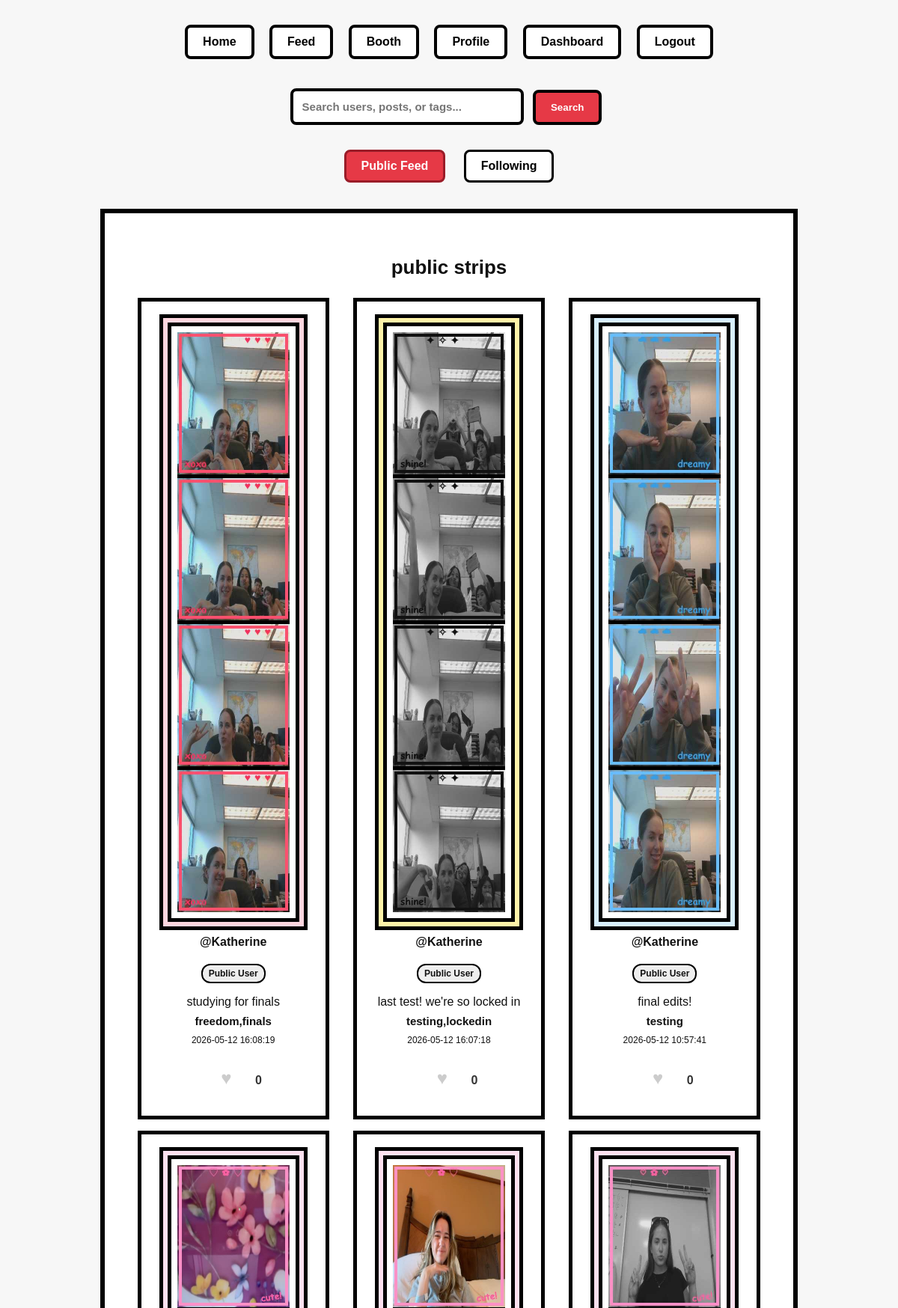
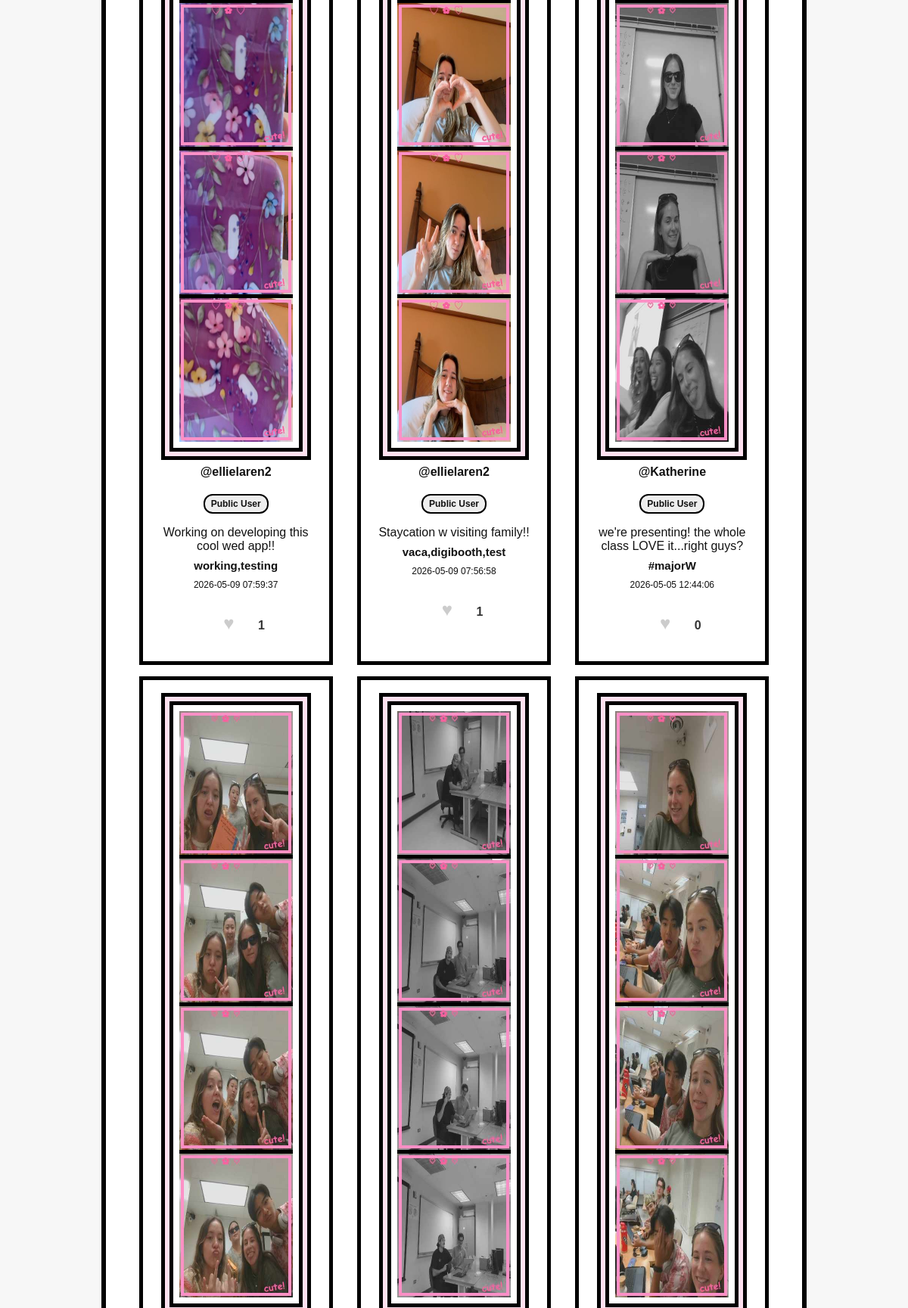
/feed (signed in, upper part), run on the app's committed database (2 pictures, top to bottom).
### tables this page shows
CREATE TABLE posts (
           id INTEGER PRIMARY KEY AUTOINCREMENT,
           username TEXT NOT NULL,
           image_filenames TEXT NOT NULL,  -- JSON string
           filter_choice TEXT,
           frame_choice TEXT,
           layout_choice TEXT,
           caption TEXT,
           tags TEXT,
           timestamp TEXT NOT NULL
       , privacy TEXT DEFAULT 'public');

### app.py (the view, shortened to what this page needs)
@app.route("/feed")
def feed():
    if "username" not in session:
        return redirect("/signin")
    current_user = session["username"]
    search_query = request.args.get("q", "").strip().lower()
    view = request.args.get("view", "public")
    conn = get_db_connection()
    current_user_row = conn.execute(
        "SELECT user_type FROM users WHERE username = ?",
        (current_user,)
    ).fetchone()
    current_user_type = current_user_row["user_type"] if current_user_row else "public"
    current_is_uh = current_user_type == "uh"
    session["user_type"] = current_user_type
    if view == "following":
        followed_users = conn.execute(
            "SELECT followed_username FROM follows WHERE follower_username = ?",
            (current_user,)
        ).fetchall()
        followed_usernames = [row["followed_username"] for row in followed_users]
        followed_usernames.append(current_user)
        placeholders = ",".join("?" * len(followed_usernames))
        if current_is_uh:
            posts_rows = conn.execute(
                f"""
                SELECT posts.*, users.user_type
                FROM posts
                JOIN users ON posts.username = users.username
                WHERE posts.username IN ({placeholders})
                AND posts.privacy IN ('public', 'university')
                ORDER BY posts.timestamp DESC
                """,
                followed_usernames
            ).fetchall()
        else:
            posts_rows = conn.execute(
                f"""
                SELECT posts.*, users.user_type
                FROM posts
                JOIN users ON posts.username = users.username
                WHERE posts.username IN ({placeholders})
                AND posts.privacy = 'public'
                ORDER BY posts.timestamp DESC
                """,
                followed_usernames
            ).fetchall()
    else:
        view = "public"
        posts_rows = conn.execute(
            """
            SELECT posts.*, users.user_type
            FROM posts
            JOIN users ON posts.username = users.username
            WHERE posts.privacy = 'public'
            ORDER BY posts.timestamp DESC
            """
        ).fetchall()
    posts = []
    for row in posts_rows:
        post = dict(row)
        post["image_filenames"] = json.loads(post["image_filenames"])
        like_count = conn.execute(
            "SELECT COUNT(*) as count FROM likes WHERE post_id = ?",
            (post["id"],)
        ).fetchone()["count"]
        user_liked = conn.execute(
            "SELECT 1 FROM likes WHERE post_id = ? AND username = ?",
            (post["id"], current_user)
        ).fetchone() is not None
        post["like_count"] = like_count
        post["user_liked"] = user_liked
        posts.append(post)
    if search_query:
        filtered_posts = []
        for post in posts:
            username = post.get("username", "").lower()
            caption = post.get("caption", "").lower()
            tags = post.get("tags", "").lower()
            if search_query in username or search_query in caption or search_query in tags:
                filtered_posts.append(post)
        user_rows = conn.execute(
            """
            SELECT username, name, bio, profile_image, user_type
            FROM users
            WHERE username LIKE ? OR name LIKE ? OR bio LIKE ?
            """,
            (f"%{search_query}%", f"%{search_query}%", f"%{search_query}%")
        ).fetchall()
        users = []
        for row in user_rows:
            user = dict(row)
            follower_count = conn.execute(
                "SELECT COUNT(*) as count FROM follows WHERE followed_username = ?",
                (user["username"],)
            ).fetchone()["count"]
            following_count = conn.execute(
                "SELECT COUNT(*) as count FROM follows WHERE follower_username = ?",
                (user["username"],)
            ).fetchone()["count"]
            is_following = False
            if current_user != user["username"]:
                is_following = conn.execute(
                    """
                    SELECT 1 FROM follows
                    WHERE follower_username = ? AND followed_username = ?
                    """,
                    (current_user, user["username"])
                ).fetchone() is not None
            user["follower_count"] = follower_count
            user["following_count"] = following_count
            user["is_following"] = is_following
            users.append(user)
        posts = filtered_posts
    else:
        users = []
    conn.close()
    return render_template(
        "feed.html",
        username=session["username"],
        posts=posts,
        users=users,
        search_query=search_query,
        view=view,
        current_is_uh=current_is_uh,
        error=None
    )

### app.py (called while the page is built)
def get_db_connection():
    conn = sqlite3.connect(DATABASE)
    conn.row_factory = sqlite3.Row
    return conn

### templates/feed.html (shortened to what this page needs)
<!DOCTYPE html>
<html>
<head>
   <link rel="stylesheet" href="{{ url_for('static', filename='style.css') }}">
</head>
<body>
{% include "_navbar.html" %}
<form action="/feed" method="GET" class="search-box">
   <input
       type="text"
       name="q"
       placeholder="Search users, posts, or tags..."
       value="{{ search_query }}"
   >
   <button type="submit">Search</button>
</form>
<div class="feed-toggle">
   <a href="/feed?view=public{% if search_query %}&q={{ search_query }}{% endif %}"
      class="toggle-button {% if view == 'public' %}active{% endif %}">
      Public Feed
   </a>
   <a href="/feed?view=following{% if search_query %}&q={{ search_query }}{% endif %}"
      class="toggle-button {% if view == 'following' %}active{% endif %}">
      Following
   </a>
</div>
<div class="feed-wall">
   <h2 class="wall-label">
       {% if view == 'following' %}
           following strips
       {% elif view == 'university' %}
           UH only strips
       {% else %}
           public strips
       {% endif %}
   </h2>
   {% if posts %}
       {% for post in posts %}
           <div class="post-card">
               <div class="posted-strip frame-{{ post['frame_choice'] }}">
                   {% for image in post.image_filenames %}
                       <div class="posted-photo">
                           <img
                               src="{{ url_for('static', filename='uploads/' + image) }}"
                               alt="Posted photostrip photo"
                           >
                       </div>
                   {% endfor %}
               </div>
               <p>
                   <strong>
                       <a href="/profile/{{ post.username }}" class="username-link">@{{ post.username }}</a>
                   </strong>
               </p>
               {% if post.user_type == 'uh' %}
                   <span class="badge uh-badge">Verified UH</span>
               {% else %}
                   <span class="badge public-badge">Public User</span>
               {% endif %}
               {% if post.caption %}
                   <p class="caption">{{ post.caption }}</p>
               {% endif %}
               {% if post.tags %}
                   <p class="tag">{{ post.tags }}</p>
               {% endif %}
               <p class="timestamp">{{ post.timestamp }}</p>
               <div class="like-section">
                   <button class="like-button {% if post.user_liked %}liked{% endif %}"
                           data-post-id="{{ post.id }}"
                           onclick="toggleLike('{{ post.id }}')">
                       ♥
                   </button>
                   <span class="like-count">{{ post.like_count }}</span>
               </div>
           </div>
       {% endfor %}
   {% else %}
       <p class="empty-feed">No posts yet. Create your first photostrip!</p>
   {% endif %}
</div>
</body>
</html>

### templates/_navbar.html
<nav>
    <a href="/">Home</a>
    {% if session.get('username') %}
        <a href="/feed">Feed</a>
        <a href="/booth">Booth</a>
        <a href="/profile">Profile</a>
        <a href="/dashboard">Dashboard</a>
        <a href="/logout">Logout</a>
    {% else %}
        <a href="/signup">Sign Up</a>
        <a href="/signin">Sign In</a>
    {% endif %}
</nav>

### static/style.css (style rules this page uses)
body { margin: 0; font-family: "Comic Sans MS", "Trebuchet MS", Arial, sans-serif; background: #f7f7f7; color: #111; text-align: center; }
nav { margin: 25px; }
nav a { display: inline-block; margin: 8px; padding: 10px 20px; border: 4px solid black; background: white; color: black; font-weight: bold; text-decoration: none; border-radius: 8px; }
input { width: 95%; padding: 12px; margin-top: 6px; border: 4px solid black; font-size: 15px; }
button { margin: 8px; padding: 10px 14px; border: 3px solid black; background: white; color: black; font-weight: bold; cursor: pointer; }
.feed-wall { width: 750px; margin: 40px auto; padding: 30px; border: 6px solid black; background: white; position: relative; }
.post-card { display: inline-block; width: 210px; margin: 18px; padding: 15px; border: 5px solid black; background: white; }
.frame-pink { border-color: #ff8fc7; background: #fff2f8; box-shadow: 0 0 0 6px #ffe1f0, 0 0 0 11px black; }
.frame-stars { background: #fffbe8; box-shadow: 0 0 0 6px #fff3a8, 0 0 0 11px black; }
.frame-hearts { border-color: #ff4f6d; background: #fff5f5; box-shadow: 0 0 0 6px #ffd6df, 0 0 0 11px black; }
.frame-clouds { border-color: #68bdfc; background: #eef8ff; box-shadow: 0 0 0 6px #d8f0ff, 0 0 0 11px black; }
.caption { font-size: 15px; }
.tag { font-size: 14px; font-weight: bold; }
.search-box { margin: 25px auto; text-align: center; }
.search-box input { width: 280px; padding: 12px; border: 4px solid black; border-radius: 8px; font-weight: bold; }
.search-box button { padding: 12px 20px; border: 4px solid black; background: #e63946;; color: white; font-weight: bold; border-radius: 8px; cursor: pointer; }

### templates/feed.html (style rules this page uses)
.feed-wall { width: 850px; min-height: 450px; margin: 35px auto; padding: 35px; border: 6px solid black; background: white; display: grid; grid-template-columns: repeat(3, 1fr); gap: 15px; }
.wall-label { width: 100%; font-size: 26px; font-weight: bold; margin-bottom: 10px; text-align: center; grid-column: 1 / -1; }
.post-card { max-width: 240px; margin: 0 auto; padding: 18px; border: 5px solid black; background: white; text-align: center; }
.posted-strip { width: 150px; margin: 10px auto 18px; border: 5px solid black; background: white; padding: 8px; }
.posted-photo { border-bottom: 5px solid black; background: white; }
.posted-photo:last-child { border-bottom: none; }
.posted-photo img { width: 100%; height: auto; display: block; object-fit: contain; }
.caption { font-size: 16px; margin: 8px 0; }
.tag { font-weight: bold; font-size: 15px; margin: 8px 0; }
.timestamp { font-size: 12px; margin-top: 10px; }
button { margin: 8px; padding: 10px 14px; border: 3px solid black; background: white; font-weight: bold; cursor: pointer; }
.like-section { margin-top: 10px; text-align: center; }
.like-button { background: none; border: none; font-size: 24px; cursor: pointer; color: #ccc; transition: color 0.2s; }
.like-count { margin-left: 5px; font-size: 16px; font-weight: bold; color: #333; }
.feed-toggle { text-align: center; margin: 20px 0; }
.toggle-button { display: inline-block; margin: 0 10px; padding: 10px 20px; border: 3px solid black; background: white; color: black; text-decoration: none; font-weight: bold; border-radius: 8px; }
.toggle-button.active { background: #e63946; color: white; border-color: #9a1c28; }
.badge { display: inline-block; margin: 4px 0 8px; padding: 4px 8px; border: 2px solid black; border-radius: 12px; font-size: 12px; font-weight: bold; background: #f4f4f4; }
.public-badge { background: #eeeeee; }
.username-link { color: inherit; text-decoration: none; }

### data on the page
posts: username "Katherine", shows "Public User", caption "studying for finals", tags "freedom,finals", timestamp "2026-05-12 16:08:19", like_count "0"
posts: username "Katherine", shows "Public User", caption "last test! we're so locked in", tags "testing,lockedin", timestamp "2026-05-12 16:07:18", like_count "0"
posts: username "Katherine", shows "Public User", caption "final edits!", tags "testing", timestamp "2026-05-12 10:57:41", like_count "0"
posts: username "ellielaren2", shows "Public User", caption "Working on developing this cool wed app!!", tags "working,testing", timestamp "2026-05-09 07:59:37", like_count "1"
posts: username "ellielaren2", shows "Public User", caption "Staycation w visiting family!!", tags "vaca,digibooth,test", timestamp "2026-05-09 07:56:58", like_count "1"
posts: username "Katherine", shows "Public User", caption "we're presenting! the whole class LOVE it...right guys?", tags "#majorW", timestamp "2026-05-05 12:44:06", like_count "0"
